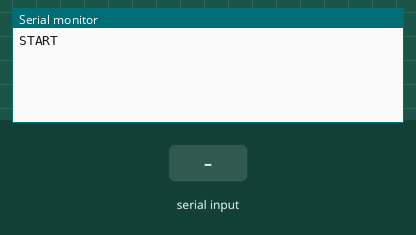
Recording of a sketch running on a simulated Arduino Uno, built with avr-gcc and run on an emulated ATmega328P. On the bench: the last lines printed to the serial monitor. The test bench sets the inputs (shaded band).

Above: at 1.2 s.
1.3 s: "1" received over the second serial link
At 2.5 s:
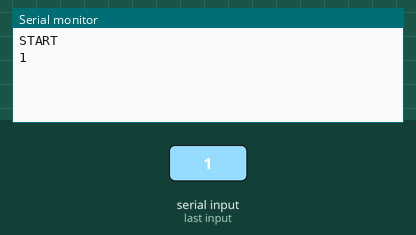
2.8 s: "0" received over the second serial link
At 3.9 s:
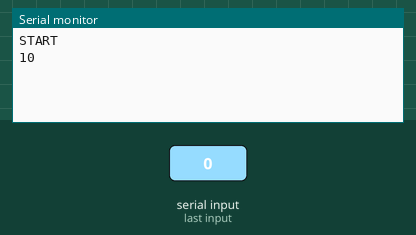

The sketch:

bluetooth_serial_monitor.ino
```cpp
#include <SoftwareSerial.h>
SoftwareSerial bluetooth(2, 3);
void setup()
{
  Serial.begin(9600);
  bluetooth.begin(9600);
  Serial.println("START"); // 시작하면 START를 한번 출력
}

void loop() {
  if (bluetooth.available()) {
    Serial.write(bluetooth.read()); // 블루투스로 전달받은 값을 시리얼 모니터에 출력
  }
  if (Serial.available()) { // 시리얼 모니터로 입력된 값을 블루투스로 전송
    bluetooth.write(Serial.read());
  }
}
```

Measured:
- after the input at 1.3 s, the serial monitor: prints a new line at once (image 1)
- after the input at 2.8 s, the serial monitor: prints a new line at once (image 2)
